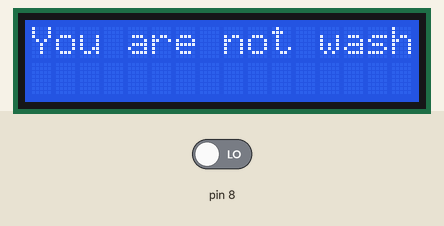
Bench run of a sketch on a simulated Arduino Uno, built with avr-gcc and run on an emulated ATmega328P. Shown: 16×2 character LCD. The test bench sets the inputs (shaded band); at power-on: pin 8 LOW. What the sketch prints to the serial monitor is not drawn.

Above: at 1.2 s.
1.3 s: pin 8 driven HIGH
At 2.6 s:
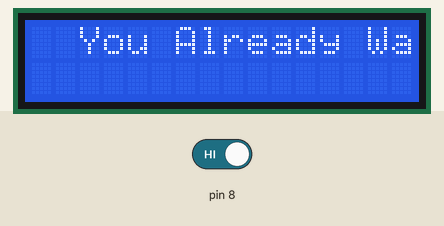
Timing chart, 0 to 4.3 s (numbered marks = the images above; inputs shaded):
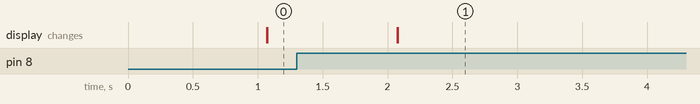

The sketch:

WashHand_Checker.ino
```cpp
#include <LiquidCrystal.h>
LiquidCrystal lcd(12,11,7,6,5,4);

void setup()
{
  Serial.begin(9600);
  lcd.begin(16,2);
  pinMode(8,INPUT);

}

void loop()
{
  int a = digitalRead(8);
  Serial.println(a);

  if(a==1)
  {
  lcd.setCursor(2,0);
  lcd.print("You Already Wash Your Hand");
  delay(10000);
  lcd.clear();
  }
  else
  {
  lcd.print ("You are not wash your hand");
  delay(1000);
  lcd.clear();
  }
}
```

Measured:
- after the input at 1.3 s, the display: first differs from a run without the input after 0.78 s (image 1)
